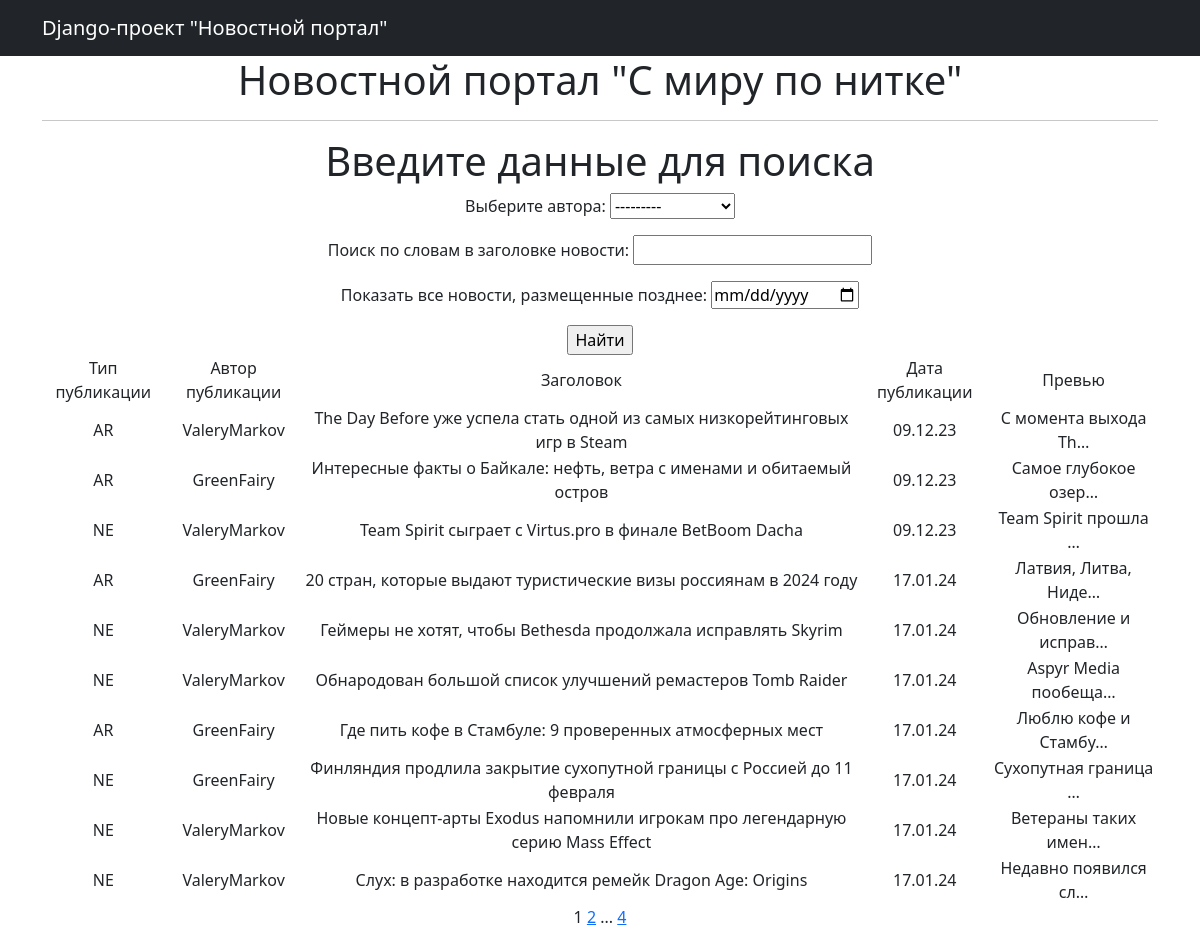
The app's page /news/search/ with its own data.
### portal/models.py (models this page shows, shortened)
class Post(models.Model):
    article = 'AR'
    news = 'NE'
    TIDINGS = [
        (article, 'Статья'),
        (news, 'Новость')
    ]
    type = models.CharField(max_length=2, choices=TIDINGS, default=news)
    date_time = models.DateTimeField(auto_now_add=True)
    title = models.CharField(max_length=255)
    text = models.TextField()
    rating = models.IntegerField(default=0)
    author = models.ForeignKey(Author, on_delete=models.CASCADE)
    category = models.ManyToManyField(Category, through='PostCategory', related_name='news')

class Author(models.Model):
    rating = models.IntegerField(default=0)
    user = models.OneToOneField(User, on_delete=models.CASCADE)
    def __str__(self):
        return f'{self.user}'

### portal/views.py (the view)
# urls.py: path('news/search/', PostSearch.as_view(), name='post_search'),
class PostSearch(ListView):
    model = Post
    template_name = 'search.html'
    context_object_name = 'search'
    paginate_by = 10
    def get_queryset(self):
        queryset = super().get_queryset()
        self.filterset = PostFilter(self.request.GET, queryset)
        return self.filterset.qs
    def get_context_data(self, **kwargs):
        context = super().get_context_data(**kwargs)
        context['filterset'] = self.filterset
        return context

### portal/templatetags/custom_filters.py (called while the page is built)
@register.simple_tag(takes_context=True)
def url_replace(context, **kwargs):
   d = context['request'].GET.copy()
   for k, v in kwargs.items():
       d[k] = v
   return d.urlencode()

### templates/search.html (shortened to what this page needs)
{% extends 'flatpages/default.html' %}
{% load custom_filters %}
{% block content %}
<h1>Введите данные для поиска</h1>
<form action="" method="get" >
{{ filterset.form.as_p }}
<input type="submit" value="Найти" />
</form>
{% if search %}
<table>
    <tr>
        <td>Тип публикации</td>
        <td>Автор публикации</td>
        <td>Заголовок</td>
        <td>Дата публикации</td>
        <td>Превью</td>
    </tr>
    {% for post in search %}
    <tr>
        <td> {{ post.type }} </td>
        <td> {{ post.author.user }} </td>
        <td> {{ post.title }} </td>
        <td> {{ post.date_time|date:'d.m.y' }} </td>
        <td> {{ post.text|truncatechars:20 }} </td>
    </tr>
    {% endfor %}
</table>
{% else %}
<h2>Пока никаких новостей нет, но скоро здесь будет интересно!</h2>
{% endif %}
{{ page_obj.number }}
{% if page_obj.has_next %}
   <a href="?{% url_replace page=page_obj.next_page_number %}">{{ page_obj.next_page_number }}</a>
   {% if paginator.num_pages != page_obj.next_page_number %}
       ...
       <a href="?{% url_replace page=page_obj.paginator.num_pages %}">{{ page_obj.paginator.num_pages }}</a>
   {% endif %}
{% endif %}
{% endblock content %}

### templates/flatpages/default.html (shortened to what this page needs)
<!DOCTYPE html>
<html lang="en">
    <head>
        {% load static %}
        <link href="{% static 'css/styles.css' %}" rel="stylesheet" />
    </head>
    <body>
        <nav class="navbar navbar-expand-lg navbar-dark bg-dark static-top">
           <div class="container">
               <a class="navbar-brand" href="#">Django-проект "Новостной портал"</a>
               </div>
        </nav>
        <div class="container">
            <div class="row">
                <div class="col-lg-12 text-center">
                    <a class="navbar-brand" href="#"><h1>Новостной портал "С миру по нитке"</h1></a>
                    <hr>
                    {% block content %}{% endblock content %}
                </div>
            </div>
        </div>
    </body>
</html>

### records on screen
Post: type "AR", author.user "ValeryMarkov", title "The Day Before уже успела стать одной из самых низкорейтинговых игр в Steam", date_time "09.12.23", text "С момента выхода Th…"
Post: type "AR", author.user "GreenFairy", title "Интересные факты о Байкале: нефть, ветра с именами и обитаемый остров", date_time "09.12.23", text "Самое глубокое озер…"
Post: type "NE", author.user "ValeryMarkov", title "Team Spirit сыграет с Virtus.pro в финале BetBoom Dacha", date_time "09.12.23", text "Team Spirit прошла …"
Post: type "AR", author.user "GreenFairy", title "20 стран, которые выдают туристические визы россиянам в 2024 году", date_time "17.01.24", text "Латвия, Литва, Ниде…"
Post: type "NE", author.user "ValeryMarkov", title "Геймеры не хотят, чтобы Bethesda продолжала исправлять Skyrim", date_time "17.01.24", text "Обновление и исправ…"
Post: type "NE", author.user "ValeryMarkov", title "Обнародован большой список улучшений ремастеров Tomb Raider", date_time "17.01.24", text "Aspyr Media пообеща…"
Post: type "AR", author.user "GreenFairy", title "Где пить кофе в Стамбуле: 9 проверенных атмосферных мест", date_time "17.01.24", text "Люблю кофе и Стамбу…"
Post: type "NE", author.user "GreenFairy", title "Финляндия продлила закрытие сухопутной границы с Россией до 11 февраля", date_time "17.01.24", text "Сухопутная граница …"
Post: type "NE", author.user "ValeryMarkov", title "Новые концепт-арты Exodus напомнили игрокам про легендарную серию Mass Effect", date_time "17.01.24", text "Ветераны таких имен…"
Post: type "NE", author.user "ValeryMarkov", title "Слух: в разработке находится ремейк Dragon Age: Origins", date_time "17.01.24", text "Недавно появился сл…"

### other values on screen
{{ page_obj.number }} "1"
{{ page_obj.next_page_number }} "2"
{{ page_obj.paginator.num_pages }} "4"
